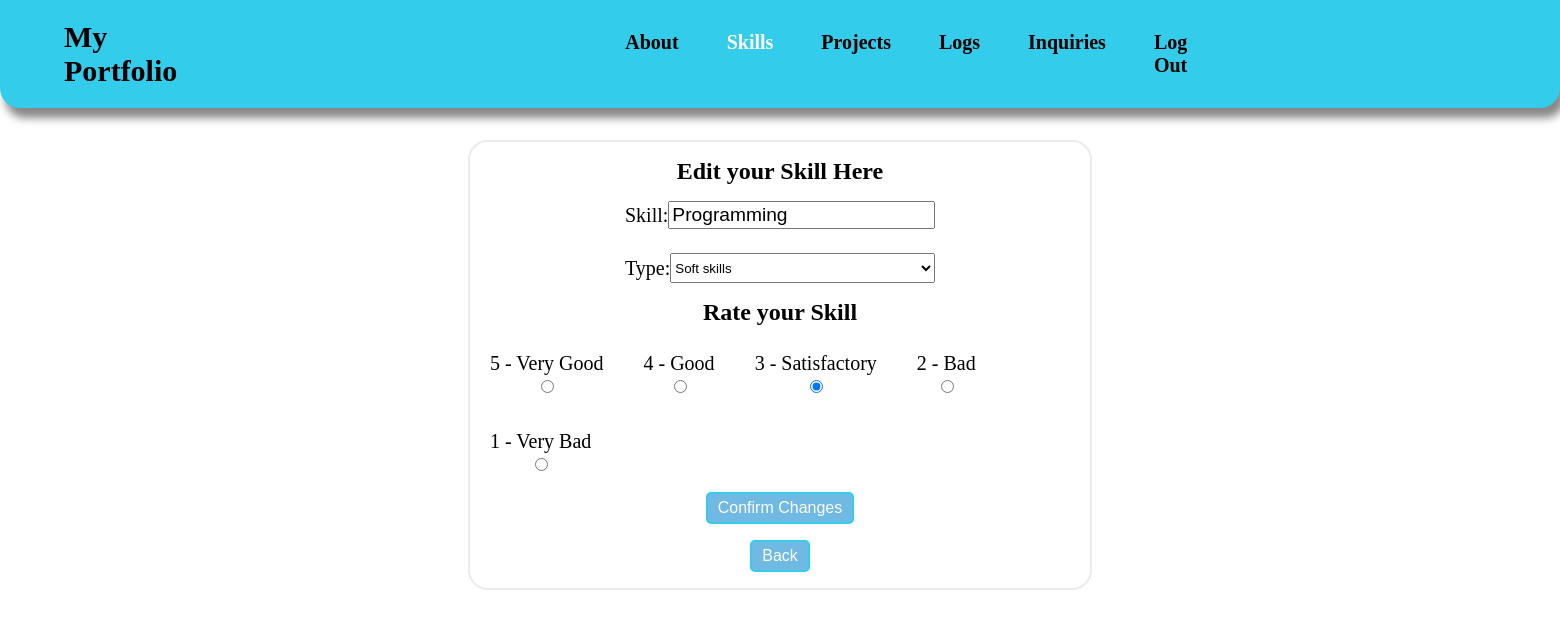
The app's page /admin/skills/edit_skills.php?edit=146 (signed in) with its own data.
### tables this page shows
CREATE TABLE `skills` (
  `id` int(11) NOT NULL,
  `name` varchar(100) NOT NULL,
  `type` varchar(100) NOT NULL,
  `rate` varchar(100) NOT NULL,
  `user_id` int(100) NOT NULL
);

### admin/skills/backend_edit_skills.php (called while the page is built, shortened)
<?php
    if (isset($_GET['edit'])) {
        $edit_id = $_GET['edit'];
        $sql = "SELECT * FROM skills WHERE id = $edit_id";
        $result = mysqli_query($conn,$sql);
        if (mysqli_num_rows($result) == 1) {
            $get = mysqli_fetch_assoc($result);
            $name = $get['name'];
            $type = $get['type'];
            $rate = $get['rate'];
        }
    }
?>

### admin/skills/edit_skills.php (the view, shortened to what this page needs)
<!DOCTYPE html>
<html lang="en">
<head>
    <link rel="stylesheet" href="/my_portfolio/css/edit_skills.css">
</head>
<body>
<?php
    require_once($_SERVER['DOCUMENT_ROOT']. "/my_portfolio/php/config.php");
    include('backend_edit_skills.php');
?>
    <div class="header">
        <div class="header_container">
            <div class="nav_bar">
                <h1 class="header_title"> <a href="/my_portfolio/php/dashboard.php"> My Portfolio </a> </h1>
                <nav class="header_text">
                    <ul>
                        <li id="about"> <a href="../about/about.php"> About </a> </li>
                        <li id="skills"> <a href="../skills/skills.php"> Skills </a> </li>
                        <li id="projects"> <a href="../projects/projects.php"> Projects </a> </li>
                        <li id="logs"> <a href="/my_portfolio/php/logs.php"> Logs </a> </li>
                        <li id="inquiries"> <a href="/my_portfolio/php/inquiries.php"> Inquiries </a> </li>
                        <li> <a href="/my_portfolio/php/logout.php" onclick="return confirm('Are you sure you want to Log Out?')"> Log Out </a> </li>
                    </ul>
                </nav>
            </div>
        </div>
    </div>
    <form method="POST" class="skill_form">
        <div class="skill_section">
            <div class="skill_form"> Edit your Skill Here </div>
                <div class="skill_container">
                    <div class="skill_name">
                        <label for="name"> Skill: </label>
                        <input type="text" id="skill_name" name="skill_name" value="<?php echo htmlspecialchars($name); ?>">
                    </div>
                     <div class="type">
                        <label for="type"> Type: </label>
                        <select id="type" name="type" required>
                            <option value="Soft" <?php if ($type == 'Soft') echo 'selected'; ?>> Soft skills </option>
                        </select>
                    </div>
                </div>
                <div class="rate_table_section">
                    <div class="rate_table_container">
                        <div class="rate_table"> Rate your Skill </div>
                            <label for="rate"> 5 - Very Good <br />
                                <input type="radio" id="very_good" name="rate" value="Very Good" <?php echo ($rate == "Very Good") ? "checked" : ""; ?>>
                            </label>
                            <label for="rate"> 4 - Good<br />
                                <input type="radio" id="good" name="rate" value="Good" <?php echo ($rate == "Good") ? "checked" : ""; ?>>
                            </label>
                            <label for="rate"> 3 - Satisfactory <br />
                                <input type="radio" id="satisfactory" name="rate" value="Satisfactory" <?php echo ($rate == "Satisfactory") ? "checked" : ""; ?>>
                            </label>
                            <label for="rate"> 2 - Bad <br />
                                <input type="radio" id="bad" name="rate" value="Bad" <?php echo ($rate == "Bad") ? "checked" : ""; ?>>
                            </label>
                            <label for="rate"> 1 - Very Bad <br />
                                <input type="radio" id="very_bad" name="rate" value="Very Bad" <?php echo ($rate == "Very Bad") ? "checked" : ""; ?>>
                            </label>
                    </div>
                </div>
                <div class="edit_button">
                    <button type="submit"> Confirm Changes </button>
                </div>
    </form>
        <div class="back_button">
            <button onclick="location.href='../skills/skills.php'" type="button"> Back </button>
        </div>
</body>
</html>

### css/edit_skills.css (style rules this page uses)
body { min-height: 100vh; width: 100%; margin: 0; padding: 0; box-sizing: border-box; overflow-x: hidden; }
h1 a { display: inline-flex; text-decoration: none; color: black; }
.header { background-color: #34cceb; border-radius: 0px 0px 20px 20px; box-shadow: 5px 10px 8px #888888; }
.header_container { display: inline-block; width: 100% }
.nav_bar { display: inline-flex; align-items: center; gap: 28rem; }
.header_text { font-weight: 700; font-size: 20px; padding: 0; }
.header_text li { list-style: none; display: flex; }
ul { gap: 3rem; display: inline-flex; padding: 0; }
.header_text li a { text-decoration: none; color: black; }
.header_title { font-size: 30px; display: flex; justify-content: flex-start; padding: 0 0 0 4rem; }
li#skills a { color: white; }
.skill_section { display: flex; flex-direction: column; justify-content: center; align-items: center; margin: 2rem 30%; height: 60%; border: 2px solid #ebebeb; border-radius: 20px; background-color: #fff; }
.skill_container { margin: 1rem 0; width: 50%; display: flex; flex-direction: column; gap: 1.5rem; }
.skill_form { margin-top: 1rem; font-size: 1.5rem; font-weight: 700; }
.skill_name, .type { display:flex; justify-content: space-between; align-items:center; }
.skill_name input[type="text"] { font-size: 1.2rem; width: 84% }
label[for="name"] { font-size: 20px; font-weight: 500; }
label[for="type"] { font-size: 20px; font-weight: 500; }
label[for="rate"] { float: left; padding: 1rem 1em; text-align: center; font-size: 20px; font-weight: 500; }
.type select { height: 30px; width: 86%; }
.rate_table { display:flex; justify-content:center; margin-bottom: 10px; }
button { margin-bottom: 1rem; font-size: 1rem; font-weight: 500; border: 2px solid #34cceb; border-radius: 5px; padding: 5px 10px; background-color: #6fb9e3; color: #fcfeff; }

### records on screen
skills: skill_name "Programming", type "Soft skills", rate "☑"
